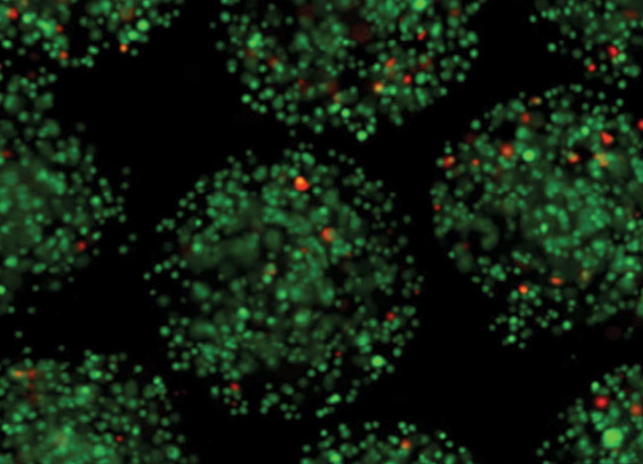
#> input picture data/cells.png, 643 x 464 px
$ python img.py   (older library calls are emulated)
#> lines starting #> are read from the running program, lines starting #| are printed output that depends on the picture

from matplotlib.pyplot import subplots, show, figure
from mpl_toolkits.mplot3d import Axes3D
from numpy import meshgrid
from scipy.misc import imread
from scipy.ndimage import gaussian_filter


D = imread('../data/cells.png')
#> D is the input picture: shape (464, 643, 3); mean R, G, B 15.4, 31.3, 15.8
print(D.shape)
#| (464, 643, 3)

fig, axes = subplots(2, 2, figsize=(10, 10))
axes[0][0].imshow(D, interpolation='nearest')
axes[1][0].imshow(D[:, :, 1], cmap='Greys', interpolation='nearest')
axes[0][1].imshow(D[:, :, 2], cmap='Greys', interpolation='nearest')
axes[1][1].imshow(D[:, :, 0], cmap='Greys', interpolation='nearest')


Dsmth = gaussian_filter(D[:, :, 0], 3)
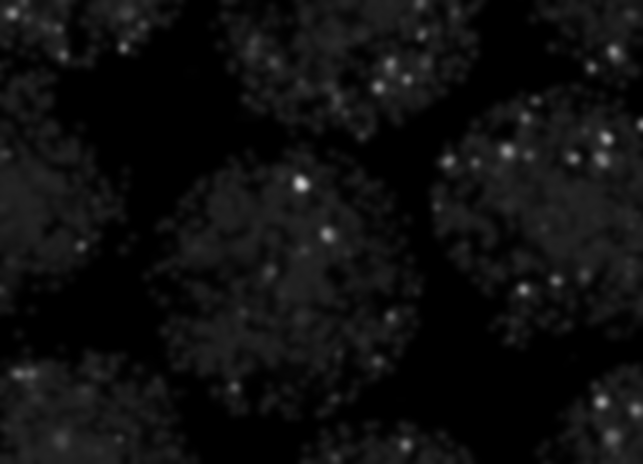
#> Dsmth: shape (464, 643); min 0, max 207, mean 14.6
fig2 = figure()
ax2 = Axes3D(fig2)
X, Y = meshgrid(range(Dsmth.shape[1]), range(Dsmth.shape[0]))
ax2.plot_surface(X, Y, Dsmth, cmap='rainbow')
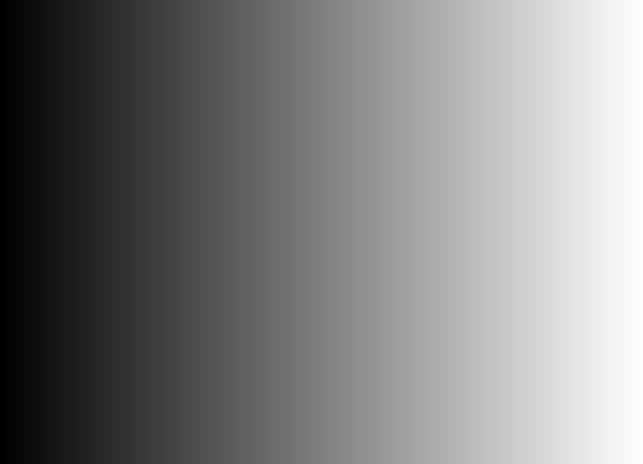
#> X: shape (464, 643) int64; min 0, max 642, mean 321; drawn with min black and max white

show()
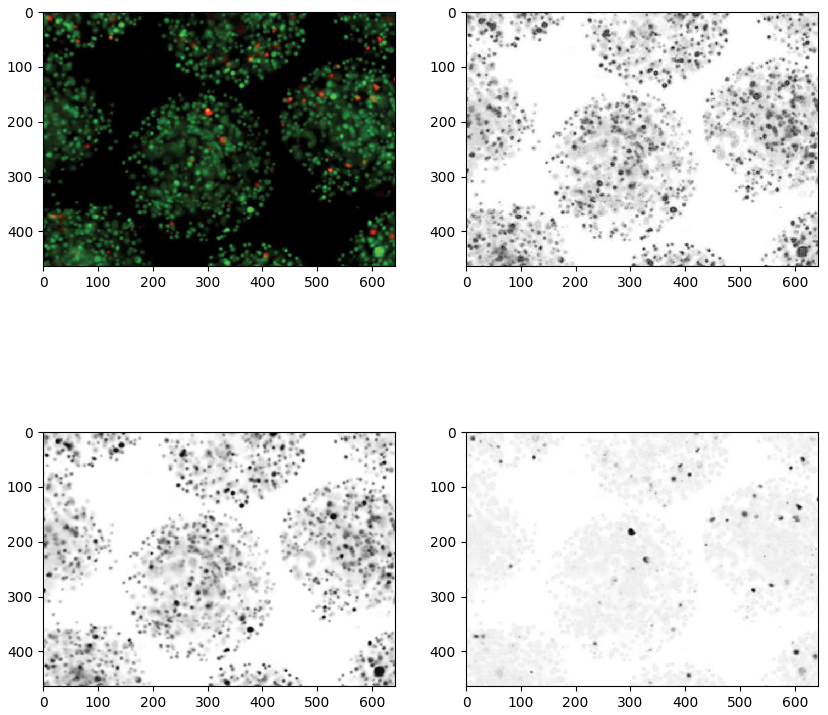
#> figure drawn by matplotlib, 4 panels
